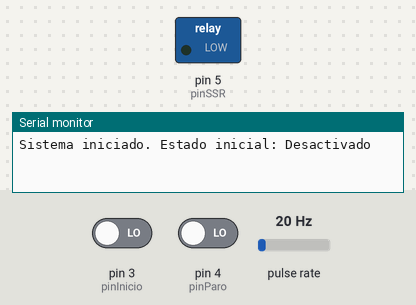
This sketch was run on a simulated Arduino Uno, built with avr-gcc and run on an emulated ATmega328P. Shown: switched loads named in the sketch (green lamp = pin HIGH), the last lines printed to the serial monitor. Wiring (inferred from the names in the program): pulse sensor: data pin 2. The inputs (shaded band) are chosen by the test bench; at power-on: pin 3 (pinInicio) LOW, pin 4 (pinParo) LOW, pulse rate 20 Hz.

Above: at 1.2 s.
1.3 s: pin 3 (pinInicio) driven HIGH
At 2.0 s:
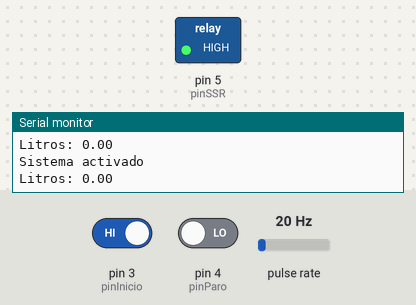
2.8 s: pin 4 (pinParo) driven HIGH
At 3.5 s:
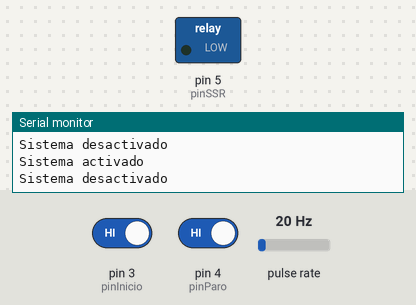
4.4 s: pin 4 (pinParo) driven LOW
At 4.9 s:
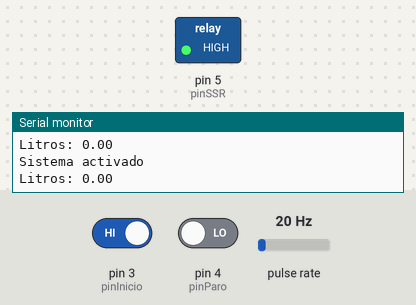
Timing chart, 0 to 7.4 s (numbered marks = the images above; inputs shaded):
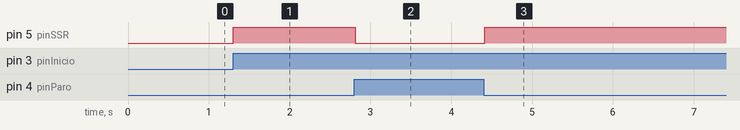

Measured:
- after the input at 1.3 s, pin 5 (pinSSR): LOW → HIGH at once
- after the input at 2.8 s, pin 5 (pinSSR): HIGH → LOW at once
- after the input at 4.4 s, pin 5 (pinSSR): LOW → HIGH at once

The sketch:

Opcion2.ino
```cpp
#include <Arduino.h>

// Pines
const int pinCaudalimetro = 2; // Pin del caudalímetro YF-S201
const int pinInicio = 3;       // Pin del pulsador de inicio
const int pinParo = 4;         // Pin del pulsador de paro
const int pinSSR = 5;          // Pin del SSR

// Variables
volatile unsigned int pulsos = 0; // Contador de pulsos del caudalímetro
float litros = 0.0;               // Litros contados
const float factorConversion = 450.0; // Factor de conversión, pulsos por litro

bool enFuncionamiento = false;    // Estado del sistema

// Interrupción para contar pulsos del caudalímetro
void contarPulsos() {
  pulsos++;
}

void setup() {
  // Configuración de pines
  pinMode(pinCaudalimetro, INPUT);
  pinMode(pinInicio, INPUT);
  pinMode(pinParo, INPUT);
  pinMode(pinSSR, OUTPUT);

  // Iniciar el puerto serie
  Serial.begin(9600);

  // Configuración de la interrupción
  attachInterrupt(digitalPinToInterrupt(pinCaudalimetro), contarPulsos, RISING);

  // Inicializar el SSR apagado
  digitalWrite(pinSSR, LOW);

  // Log inicial
  Serial.println("Sistema iniciado. Estado inicial: Desactivado");
}

void loop() {
  // Leer estado de los pulsadores
  bool inicioPresionado = digitalRead(pinInicio) == HIGH;
  bool paroPresionado = digitalRead(pinParo) == HIGH;

  // Manejar el estado del sistema
  if (inicioPresionado) {
    enFuncionamiento = true;
    pulsos = 0; // Reiniciar contador de pulsos
    litros = 0.0; // Reiniciar contador de litros
    digitalWrite(pinSSR, HIGH); // Encender SSR
    Serial.println("Sistema activado");
  }

  if (paroPresionado) {
    enFuncionamiento = false;
    digitalWrite(pinSSR, LOW); // Apagar SSR
    Serial.println("Sistema desactivado");
  }

  // Si el sistema está en funcionamiento, contar litros y verificar el límite
  if (enFuncionamiento) {
    litros = pulsos / factorConversion;
    Serial.print("Litros: ");
    Serial.println(litros);

    if (litros >= 2.0) {
      enFuncionamiento = false;
      digitalWrite(pinSSR, LOW); // Apagar SSR
      Serial.println("Sistema desactivado: Se alcanzaron 2 litros");
    }
  }

  // Pequeña pausa para evitar lecturas muy rápidas
  delay(100);
}
```
